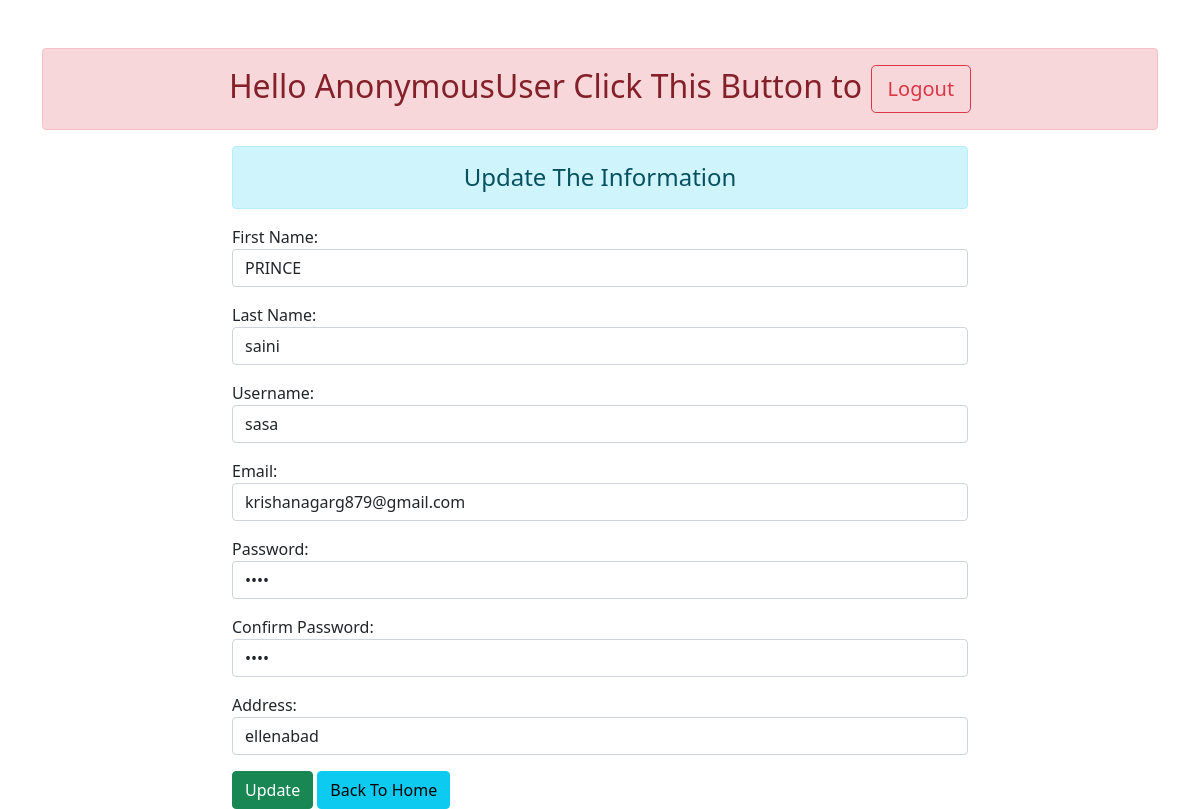
Screenshot of /17/ with the database file from the repository.
### details/models.py (models this page shows)
class User(models.Model):
    name = models.CharField(max_length=70)
    lastname = models.CharField(max_length=70)
    username = models.CharField(max_length=70,default=None)
    email = models.EmailField(max_length=70)
    password = models.CharField(max_length=70)
    cpassword = models.CharField(max_length=70)
    address = models.CharField(max_length=270,null=False, blank=False, default=None)

### details/views.py (the view)
# urls.py: path('<int:id>/', views.update_data, name="updatedata"),
def update_data(request,id):
    if request.method == 'POST':
        pi = User.objects.get(pk= id)
        fm = registration(request.POST, instance=pi)
        if fm.is_valid:
            fm.save()
            messages.success(request, 'Your details has been updated please Click the Back To Home')
    else:
        pi = User.objects.get(pk= id)
        fm = registration(instance=pi)
    return render(request, 'update.html', {'form':fm})

### details/form.py (shortened to what this page needs)
class registration(forms.ModelForm):
    class Meta:
        model  = User
        fields = ['name','lastname','username', 'email', 'password','cpassword', 'address']
        labels = {
            "name" :"First Name",
            "lastname" : "Last Name",
            "username" : "Username",
            "email" :"Email",
            "password" :"Password",
            "cpassword" :"Confirm Password",
            "address" :"Address",
        }
        widgets = {
            'name' : forms.TextInput(attrs={'class': 'form-control'}),
            'lastname' : forms.TextInput(attrs={'class': 'form-control'}),
            'username' : forms.TextInput(attrs={'class': 'form-control'}),
            'email' : forms.EmailInput(attrs={'class': 'form-control'}),
            'password' : forms.PasswordInput(render_value = True, attrs={'class': 'form-control'}),
            'cpassword' : forms.PasswordInput(render_value = True, attrs={'class': 'form-control'}),
            'address' : forms.TextInput(attrs={'class': 'form-control'}),
        }

### details/templates/update.html (shortened to what this page needs)
{% extends 'base.html' %}
{% block content %}
<div class="row">
    <div class="col-sm-8 offset-2">
        <h4 class="text-center alert alert-info"> Update The Information</h4>
        <form action="" method="post">
            {{form.as_p}}
            <input type="submit" class = "btn btn-success" value="Update">
            <a href="{% url 'addshow'%}" class="btn btn-info">Back To Home</a>
        </form>
    </div>
</div>
{% endblock content %}

### rows the page displays
User: name "PRINCE", lastname "saini", username "sasa", email "krishanagarg879@gmail.com", address "ellenabad"

### other values shown
{{ request.user }} "AnonymousUser"
